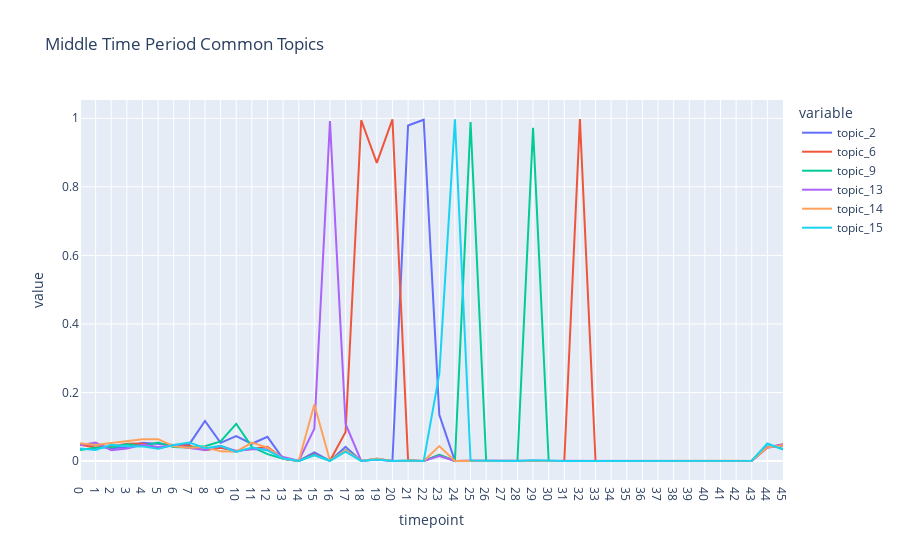

Notebook code for this chart:
### Markdown cell above
# During the middle of time

### Code cell
td = pd.DataFrame()
for timepoint in range(best_mdl.num_timepoints):
    td_tmp = pd.DataFrame(
        np.stack([doc.get_topic_dist() for doc in best_mdl.docs if doc.timepoint == timepoint]),
        columns=["topic_{}".format(i + 1) for i in range(best_mdl.k)],
    )
    td_tmp["timepoint"] = timepoint
    td = pd.concat([td, td_tmp], ignore_index=True)
    del td_tmp

import plotly.express as px
fig = px.line(td, x="timepoint", y=['topic_2', 'topic_6', 'topic_9', 'topic_13', 'topic_14', 'topic_15'],
            #   hover_data={"timepoint": "|%B %d, %Y"},
              title='Middle Time Period Common Topics')
fig.update_xaxes(
    dtick="M1",
    tickformat="%b %d",
    ticklabelmode="period")
fig.show()

### Figure 1 — Plotly figure (JSON) as saved in the notebook; plotly's stock layout.template omitted (floating-point values rounded to 4 significant figures)
{"data": [{"hovertemplate": "variable=topic_2<br>timepoint=%{x}<br>value=%{y}<extra></extra>", "legendgroup": "topic_2", "line": {"color": "#636efa", "dash": "solid"}, "marker": {"symbol": "circle"}, "mode": "lines", "name": "topic_2", "orientation": "v", "showlegend": true, "type": "scatter", "x": [0, 1, 2, 3, 4, 5, 6, 7, 8, 9, 10, 11, 12, 13, 14, 15, 16, 17, 18, 19, 20, 21, 22, 23, 24, 25, 26, 27, 28, 29, 30, 31, 32, 33, 34, 35, 36, 37, 38, 39, 40, 41, 42, 43, 44, 45], "xaxis": "x", "y": [0.04656, 0.04778, 0.03702, 0.04061, 0.0534, 0.04942, 0.04672, 0.04909, 0.1166, 0.053, 0.07277, 0.05024, 0.07046, 0.006295, 0.0003668, 0.02535, 0.0003824, 0.04128, 0.0002379, 0.006528, 0.0003506, 0.9787, 0.9956, 0.1345, 0.0003315, 0.0002191, 0.0001077, 4.354e-05, 3.544e-06, 0.00101, 0.0001944, 0.000343, 7.744e-05, 0.0002442, 3.925e-05, 0.0001822, 0.0003097, 0.0002722, 9.674e-05, 0.0002566, 0.0001199, 0.000823, 0.0004188, 0.0002565, 0.03923, 0.04408], "yaxis": "y"}, {"hovertemplate": "variable=topic_6<br>timepoint=%{x}<br>value=%{y}<extra></extra>", "legendgroup": "topic_6", "line": {"color": "#EF553B", "dash": "solid"}, "marker": {"symbol": "circle"}, "mode": "lines", "name": "topic_6", "orientation": "v", "showlegend": true, "type": "scatter", "x": [0, 1, 2, 3, 4, 5, 6, 7, 8, 9, 10, 11, 12, 13, 14, 15, 16, 17, 18, 19, 20, 21, 22, 23, 24, 25, 26, 27, 28, 29, 30, 31, 32, 33, 34, 35, 36, 37, 38, 39, 40, 41, 42, 43, 44, 45], "xaxis": "x", "y": [0.04776, 0.0392, 0.04248, 0.05068, 0.05078, 0.03745, 0.04653, 0.04447, 0.03113, 0.03849, 0.02943, 0.03563, 0.04162, 0.006136, 0.0001602, 0.01929, 0.0004362, 0.08466, 0.9944, 0.87, 0.997, 0.002818, 0.0001676, 0.01797, 5.136e-05, 0.0005933, 0.0003127, 0.0001623, 3.544e-06, 0.001066, 0.000147, 0.0001922, 0.9979, 0.0008668, 0.0001463, 0.0004173, 0.0002081, 0.0002276, 9.674e-05, 0.0003572, 0.0001586, 0.001096, 0.0007289, 0.0007595, 0.03923, 0.04862], "yaxis": "y"}, {"hovertemplate": "variable=topic_9<br>timepoint=%{x}<br>value=%{y}<extra></extra>", "legendgroup": "topic_9", "line": {"color": "#00cc96", "dash": "solid"}, "marker": {"symbol": "circle"}, "mode": "lines", "name": "topic_9", "orientation": "v", "showlegend": true, "type": "scatter", "x": [0, 1, 2, 3, 4, 5, 6, 7, 8, 9, 10, 11, 12, 13, 14, 15, 16, 17, 18, 19, 20, 21, 22, 23, 24, 25, 26, 27, 28, 29, 30, 31, 32, 33, 34, 35, 36, 37, 38, 39, 40, 41, 42, 43, 44, 45], "xaxis": "x", "y": [0.03215, 0.03863, 0.03915, 0.04855, 0.04411, 0.05366, 0.04053, 0.03966, 0.04283, 0.05739, 0.1086, 0.0413, 0.02015, 0.006693, 0.0003152, 0.01697, 0.0004362, 0.03199, 0.0002959, 0.005608, 4.329e-06, 0.0004989, 0.0002758, 0.01797, 0.0001914, 0.9893, 0.0007741, 0.0001227, 0.0002162, 0.972, 0.000147, 0.0001168, 0.0001512, 0.0001485, 3.568e-06, 0.0002997, 0.0003604, 0.0004061, 0.000281, 0.0003572, 0.0001586, 0.0009865, 0.0003154, 0.0003571, 0.04922, 0.03499], "yaxis": "y"}, {"hovertemplate": "variable=topic_13<br>timepoint=%{x}<br>value=%{y}<extra></extra>", "legendgroup": "topic_13", "line": {"color": "#ab63fa", "dash": "solid"}, "marker": {"symbol": "circle"}, "mode": "lines", "name": "topic_13", "orientation": "v", "showlegend": true, "type": "scatter", "x": [0, 1, 2, 3, 4, 5, 6, 7, 8, 9, 10, 11, 12, 13, 14, 15, 16, 17, 18, 19, 20, 21, 22, 23, 24, 25, 26, 27, 28, 29, 30, 31, 32, 33, 34, 35, 36, 37, 38, 39, 40, 41, 42, 43, 44, 45], "xaxis": "x", "y": [0.04596, 0.05407, 0.03156, 0.03634, 0.04738, 0.04069, 0.04615, 0.03793, 0.03246, 0.04389, 0.02969, 0.03426, 0.03453, 0.01187, 0.0008319, 0.09416, 0.9916, 0.1082, 0.0002379, 0.004522, 0.0001342, 0.0005691, 0.0001676, 0.01457, 0.0001448, 0.0005398, 0.0006203, 3.958e-06, 0.0001453, 0.0007867, 5.215e-05, 0.0003053, 0.0002249, 0.0001485, 7.494e-05, 0.0001234, 0.0004112, 0.000183, 9.674e-05, 0.0003572, 0.0001586, 0.0006595, 0.001401, 0.0001056, 0.04076, 0.04711], "yaxis": "y"}, {"hovertemplate": "variable=topic_14<br>timepoint=%{x}<br>value=%{y}<extra></extra>", "legendgroup": "topic_14", "line": {"color": "#FFA15A", "dash": "solid"}, "marker": {"symbol": "circle"}, "mode": "lines", "name": "topic_14", "orientation": "v", "showlegend": true, "type": "scatter", "x": [0, 1, 2, 3, 4, 5, 6, 7, 8, 9, 10, 11, 12, 13, 14, 15, 16, 17, 18, 19, 20, 21, 22, 23, 24, 25, 26, 27, 28, 29, 30, 31, 32, 33, 34, 35, 36, 37, 38, 39, 40, 41, 42, 43, 44, 45], "xaxis": "x", "y": [0.05212, 0.04664, 0.05234, 0.05679, 0.06335, 0.06364, 0.04334, 0.03832, 0.04067, 0.0282, 0.02731, 0.05391, 0.03888, 0.006693, 0.0001085, 0.1649, 0.0007055, 0.0317, 0.0002379, 0.007614, 0.0001775, 0.001272, 0.0002758, 0.0437, 5.136e-05, 0.0001657, 0.0004153, 0.0001227, 7.442e-05, 0.0005635, 0.000147, 0.0003053, 4.056e-05, 0.0001485, 7.494e-05, 0.0002997, 0.0009189, 0.0002276, 9.674e-05, 5.534e-05, 0.0001586, 0.001096, 0.0006255, 0.0003571, 0.03984, 0.04559], "yaxis": "y"}, {"hovertemplate": "variable=topic_15<br>timepoint=%{x}<br>value=%{y}<extra></extra>", "legendgroup": "topic_15", "line": {"color": "#19d3f3", "dash": "solid"}, "marker": {"symbol": "circle"}, "mode": "lines", "name": "topic_15", "orientation": "v", "showlegend": true, "type": "scatter", "x": [0, 1, 2, 3, 4, 5, 6, 7, 8, 9, 10, 11, 12, 13, 14, 15, 16, 17, 18, 19, 20, 21, 22, 23, 24, 25, 26, 27, 28, 29, 30, 31, 32, 33, 34, 35, 36, 37, 38, 39, 40, 41, 42, 43, 44, 45], "xaxis": "x", "y": [0.03665, 0.03205, 0.04703, 0.04275, 0.04267, 0.03545, 0.04672, 0.0541, 0.03744, 0.04406, 0.02647, 0.03899, 0.03074, 0.007409, 0.0003152, 0.01731, 0.0005439, 0.02711, 0.0001799, 0.004355, 4.762e-05, 0.001623, 0.0002758, 0.2542, 0.9969, 0.001074, 0.0007228, 0.0001623, 3.898e-05, 0.00207, 0.000147, 0.0001922, 7.744e-05, 0.0001485, 3.568e-06, 0.0005348, 0.0006143, 9.371e-05, 0.0001428, 0.0001056, 0.0001199, 0.000823, 0.0003671, 0.0008098, 0.05107, 0.03347], "yaxis": "y"}], "layout": {"legend": {"title": {"text": "variable"}, "tracegroupgap": 0}, "title": {"text": "Middle Time Period Common Topics"}, "xaxis": {"anchor": "y", "domain": [0, 1], "dtick": "M1", "tickformat": "%b %d", "ticklabelmode": "period", "title": {"text": "timepoint"}}, "yaxis": {"anchor": "x", "domain": [0, 1], "title": {"text": "value"}}}}
